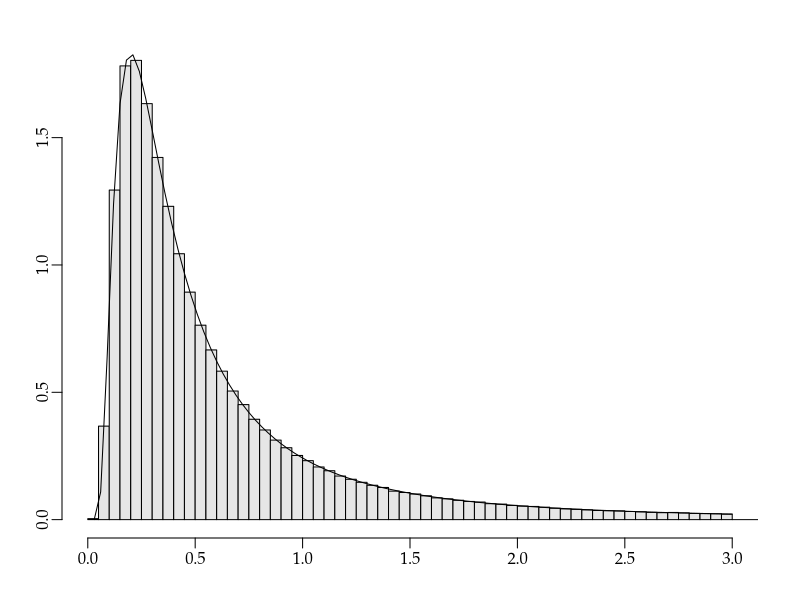

This figure's R source: (Note: this script raises an error after producing the figure.)
args = commandArgs()
basename = sub(".R$", "", sub("^--file=(.*/)?", "", args[grep("^--file=", args)]))
if (length(basename) != 0)
    pdf(file=paste0(basename, "_tmp.pdf"), colormodel="gray", width=7, height=4)
par(family="Palatino")
par(mgp=c(1.5,0.5,0)) # title and axis margins. default: c(3,1,0)
par(mar=c(3,3,2,2)+0.1) # bottom, left, top, right margins. default: c(5,4,4,2)+0.1

set.seed(12345678)
n = 3  # 自由度
r = 1 / rchisq(1000000, n)
hist(r, freq=FALSE, breaks=c(seq(0,3,0.05),10000), xlim=c(0,3), col=gray(0.9),
     main="", xlab="", ylab="")
curve(x^(-n/2-1) * exp(-1/(2*x)) / (gamma(n/2) * 2^(n/2)), add=TRUE)

dev.off()
embedFonts(paste0(basename, "_tmp.pdf"), outfile=paste0(basename, ".pdf"),
           options="-c \"<</NeverEmbed []>> setdistillerparams\" -f ")
